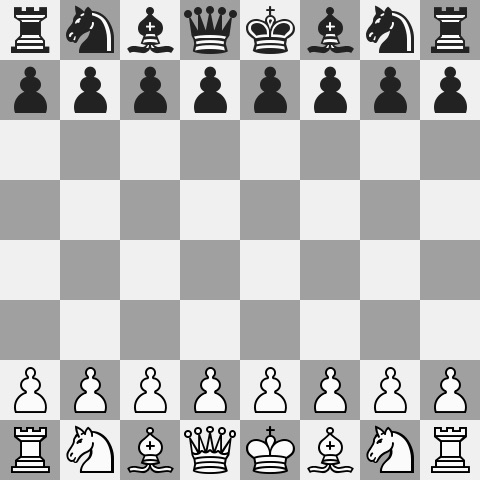
%> input picture HW2/input/Part_2/p2_board_1.jpg, 480 x 480 px
$ octave Part2_b.m   (GNU Octave 9; MATLAB toolbox functions it lacks are replaced by stand-ins)
%> lines starting %> are read from the running program, lines starting %| are printed output that depends on the picture
img1=imread('p2_board_1.jpg');
%> img1 is the input picture: size 480x480 uint8; min 0, max 255, mean 185.6
img2=imread('p2_board_2.jpg');
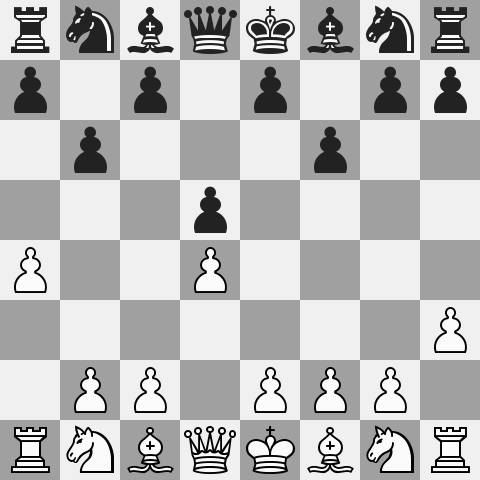
%> input picture HW2/input/Part_2/p2_board_2.jpg, 480 x 480 px
%> img2 is the input picture: size 480x480 uint8; min 0, max 255, mean 185.9
img3=imread('p2_board_3.jpg');
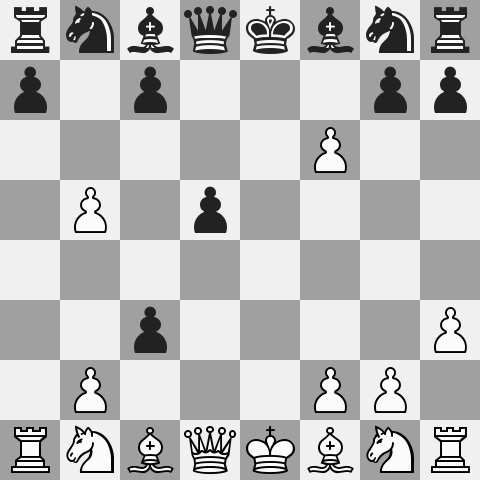
%> input picture HW2/input/Part_2/p2_board_3.jpg, 480 x 480 px
%> img3 is the input picture: size 480x480 uint8; min 0, max 255, mean 187.5
count=0
black_on_white_pawn=imread('black_on_white_pawn.png');
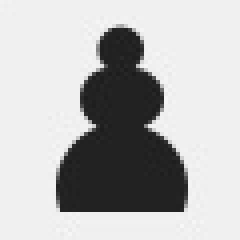
%> input picture HW2/programs/black_on_white_pawn.png, 60 x 60 px (shown 4 times larger)
%> black_on_white_pawn is the input picture: size 60x60 uint8; min 28, max 247, mean 184.5
black_on_black_pawn=imread('black_on_black_pawn.png');
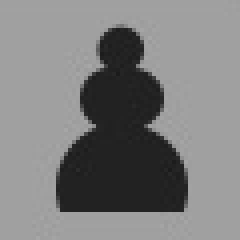
%> input picture HW2/programs/black_on_black_pawn.png, 60 x 60 px (shown 4 times larger)
%> black_on_black_pawn is the input picture: size 60x60 uint8; min 27, max 167, mean 126
white_on_black_pawn=imread('white_on_black_pawn.png');
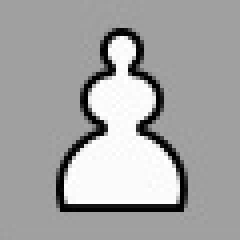
%> input picture HW2/programs/white_on_black_pawn.png, 60 x 60 px (shown 4 times larger)
%> white_on_black_pawn is the input picture: size 60x60 uint8; min 0, max 255, mean 164.5
%> (the run ends here)
